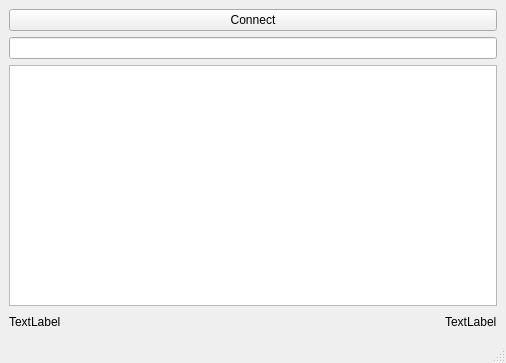
<?xml version="1.0" encoding="UTF-8"?>
<ui version="4.0">
 <class>MainWindow</class>
 <widget class="QMainWindow" name="MainWindow">
  <property name="geometry">
   <rect>
    <x>0</x>
    <y>0</y>
    <width>506</width>
    <height>363</height>
   </rect>
  </property>
  <property name="windowTitle">
   <string>MainWindow</string>
  </property>
  <widget class="QWidget" name="centralwidget">
   <layout class="QGridLayout" name="gridLayout">
    <item row="0" column="0">
     <widget class="QPushButton" name="pushButton">
      <property name="text">
       <string>Connect</string>
      </property>
     </widget>
    </item>
    <item row="1" column="0">
     <widget class="QLineEdit" name="lineEdit"/>
    </item>
    <item row="2" column="0">
     <layout class="QVBoxLayout" name="verticalLayout">
      <item>
       <widget class="QTextEdit" name="textEdit"/>
      </item>
      <item>
       <layout class="QHBoxLayout" name="horizontalLayout">
        <item>
         <widget class="QLabel" name="label_2">
          <property name="text">
           <string>TextLabel</string>
          </property>
         </widget>
        </item>
        <item>
         <spacer name="horizontalSpacer">
          <property name="orientation">
           <enum>Qt::Horizontal</enum>
          </property>
          <property name="sizeType">
           <enum>QSizePolicy::Expanding</enum>
          </property>
          <property name="sizeHint" stdset="0">
           <size>
            <width>40</width>
            <height>20</height>
           </size>
          </property>
         </spacer>
        </item>
        <item>
         <widget class="QLabel" name="label">
          <property name="text">
           <string>TextLabel</string>
          </property>
         </widget>
        </item>
       </layout>
      </item>
     </layout>
    </item>
   </layout>
  </widget>
  <widget class="QMenuBar" name="menubar">
   <property name="geometry">
    <rect>
     <x>0</x>
     <y>0</y>
     <width>506</width>
     <height>30</height>
    </rect>
   </property>
  </widget>
  <widget class="QStatusBar" name="statusbar"/>
 </widget>
 <resources/>
 <connections/>
 <slots>
  <signal>focus()</signal>
  <slot>slot1()</slot>
 </slots>
</ui>
